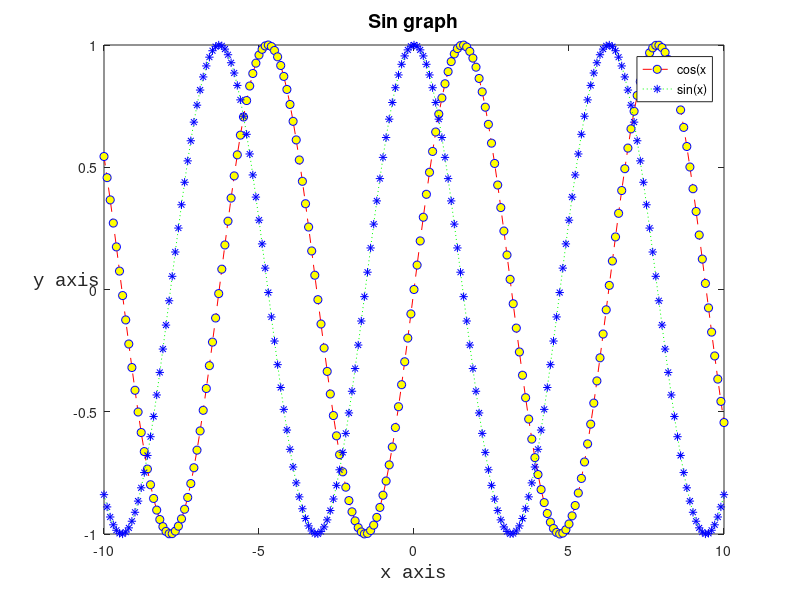

MATLAB code to generate this figure:
x = [-10:0.1:10];

y = sin(x);

% plot(x, y)

% Line type: dashdot
% Symbols: square
% Color: red
% plot(x, y, 'rs-.')

% plot(x, y, 'm-', 'LineWidth', 3)
% title('Sin graph', 'FontSize', 14)
% xlabel('x axis', 'FontName', 'Courier New', 'FontSize', 14, 'Rotation', 0)
% ylabel('y axis', 'FontName', 'Courier New', 'FontSize', 14, 'Rotation', 0)

plot(x, y, 'r--o', 'MarkerSize', 6, 'MarkerFaceColor', 'y', 'MarkerEdgeColor', 'b');
title('Sin graph', 'FontSize', 14);
xlabel('x axis', 'FontName', 'Courier New', 'FontSize', 14);
ylabel('y axis', 'FontName', 'Courier New', 'FontSize', 14, 'Rotation', 0);
% axis off; % Remove axis
hold on; % Allows drawing of multiple graphs

y = cos(x);

plot(x, y, 'g:*', 'MarkerSize', 6, 'MarkerFaceColor', 'k', 'MarkerEdgeColor', 'b');

legend('cos(x', 'sin(x)', 'Location', 'northeast');
